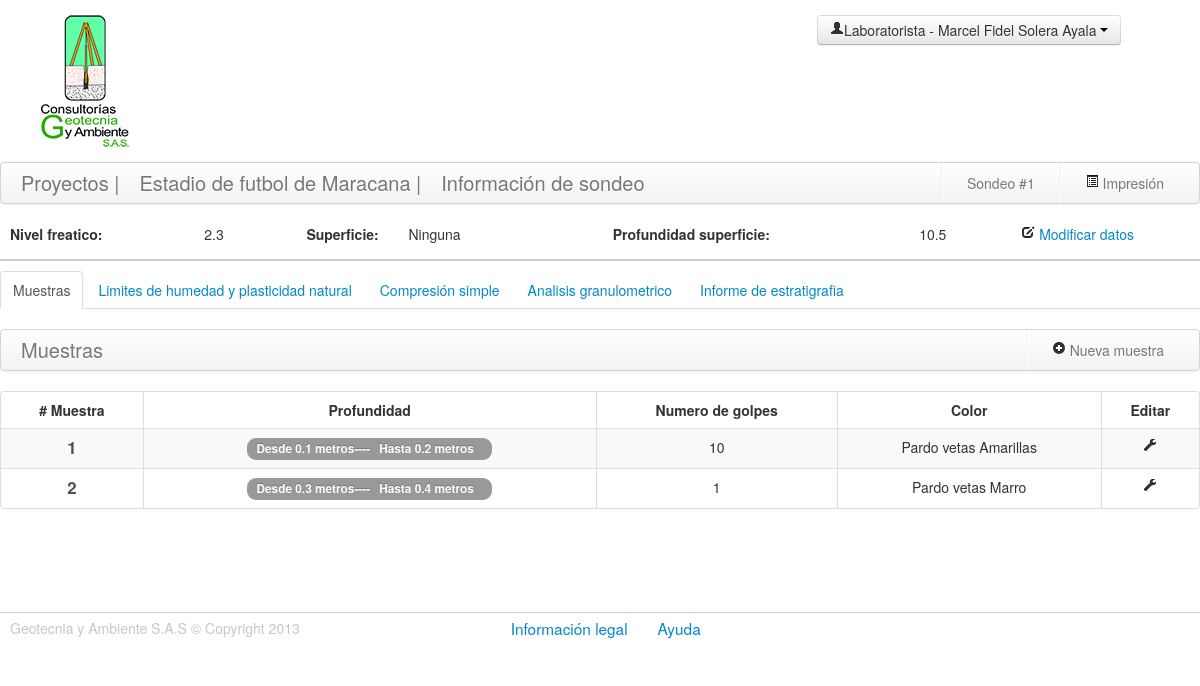
The page /muestras.php?idp=65&ids=1&numsondeo=1 (signed in) on the database its author committed.
### tables this page shows
CREATE TABLE IF NOT EXISTS `proyectos` (
  `id_proyecto` int(30) NOT NULL AUTO_INCREMENT COMMENT 'Id del proyecto\r\n',
  `codigo_proyecto` int(30) NOT NULL COMMENT 'Codigo unico de proyecto',
  `nombre_proyecto` varchar(200) DEFAULT NULL COMMENT 'Nombre del proyecto',
  `lugar` varchar(200) DEFAULT NULL COMMENT 'Lugar donde se realiza el proyecto\r\n',
  `contratista` varchar(100) DEFAULT NULL COMMENT 'Nombre del contratista\r\n',
  `fecha` date NOT NULL COMMENT 'Fecha del proyecto\r\n',
  `fk_id_autor` int(11) NOT NULL,
  `fk_id_responsable` int(19) NOT NULL,
  `estado` int(11) NOT NULL DEFAULT '1',
  PRIMARY KEY (`id_proyecto`),
  UNIQUE KEY `codigo_proyecto` (`codigo_proyecto`),
  KEY `fk_id_autor` (`fk_id_autor`),
  KEY `fk_id_responsable` (`fk_id_responsable`)
);

CREATE TABLE IF NOT EXISTS `sondeos` (
  `id_sondeo` int(11) NOT NULL AUTO_INCREMENT COMMENT 'id de sondeo\r\n',
  `nivel_freatico` float DEFAULT NULL COMMENT 'Nivel freatico del suelo',
  `profundidad_superficie` float DEFAULT NULL,
  `estado` int(11) NOT NULL,
  `fk_id_tipo_superficie` int(11) DEFAULT NULL,
  `fk_idproyecto` int(11) NOT NULL COMMENT 'llave foranea del id del proyecto\r\n',
  PRIMARY KEY (`id_sondeo`),
  KEY `fk_idproyecto` (`fk_idproyecto`),
  KEY `fk_id_tipo_superficie` (`fk_id_tipo_superficie`)
);

CREATE TABLE IF NOT EXISTS `tipo_superficie` (
  `id_tipo_superficie` int(11) NOT NULL AUTO_INCREMENT COMMENT 'Id tipo de superficie\r\n',
  `tipo_superficie` varchar(60) DEFAULT NULL,
  PRIMARY KEY (`id_tipo_superficie`),
  UNIQUE KEY `tipo_superficie` (`tipo_superficie`)
);

CREATE TABLE IF NOT EXISTS `muestras` (
  `id_muestra` int(30) NOT NULL AUTO_INCREMENT COMMENT 'Id de las muestras\r\n',
  `profundidad_inicial` float NOT NULL COMMENT 'Profundidad inicial de la muestra',
  `profundidad_final` float NOT NULL COMMENT 'Profundidad final de la muestra',
  `descripcion` varchar(200) NOT NULL COMMENT 'Descripcion de la muestra\r\n',
  `material_de_relleno` int(11) DEFAULT '0' COMMENT '0 sino es material de relleno o 1 si es material de relleno',
  `numero_golpes` varchar(200) NOT NULL,
  `estado` int(11) NOT NULL,
  `fk_idsondeo` int(11) NOT NULL COMMENT 'Llave foranea sondeo\r\n',
  PRIMARY KEY (`id_muestra`),
  KEY `fk_idsondeo` (`fk_idsondeo`)
);

### includes/proyectos.php (called while the page is built, shortened)
<?php
class proyectos extends DataBase {
    public function getDatosProyecto( $idp ) {
        $retorno = false;
        $sql = "SELECT
                      p.id_proyecto,
                      p.codigo_proyecto,
                      p.nombre_proyecto,
                      p.lugar,
                      p.contratista,
                      p.fecha,
                      p.fk_id_responsable,
                      r.Nombres as nombres_responsable,
                      r.apellidos as apellidos_responsable
                 FROM
                      proyectos p,usuarios r
                 where
                       p.fk_id_responsable=r.id_usuario and p.id_proyecto='".$this->real_escape_string($idp)."' and p.estado='1' LIMIT 1";
        $respuesta = $this -> query($sql);
        if ($respuesta) {
            $retorno = $respuesta -> fetch_object();
        }
        return $retorno;
    }
}
?>

### includes/sondeos.php (called while the page is built, shortened)
<?php
class sondeos extends DataBase {
	function getDatosSondeo($ids) {
		$retorno = false;
		$sql = "SELECT
								  `s`.`id_sondeo`,
								  `s`.`nivel_freatico`,
								  `s`.`profundidad_superficie`,
								  `s`.`estado`,
								  `s`.`fk_id_tipo_superficie`,
								   sup.`tipo_superficie`,
								  `s`.`fk_idproyecto`
						FROM 	`sondeos` `s`,`tipo_superficie` sup
 					  WHERE s.`fk_id_tipo_superficie`=sup.`id_tipo_superficie` LIMIT 1";
		$respuesta = $this->query($sql);
		if ( $respuesta ) {
			$retorno = $respuesta->fetch_object();
		}
		return $retorno;
	}
}
?>

### includes/muestras.php (called while the page is built, shortened)
<?php
class muestras extends DataBase {
	function getMuestrasSondeo($idSondeos) {
		$retorno = false;
		$sql = "SELECT * FROM muestras WHERE fk_idsondeo='" . $this -> real_escape_string($idSondeos) . "' AND estado='1' ORDER BY profundidad_inicial,profundidad_final DESC";
		$respuesta = $this -> query($sql);
		if ($respuesta) {
			$matriz = array();
			while ($fila = $respuesta -> fetch_object()) {
				$matriz[] = $fila;
			}
			$retorno = $matriz;
		}
		return $retorno;
	}
}
?>

### muestras.php (the view, shortened to what this page needs)
<?php
  require_once('includes/sondeos.php');
  require_once('includes/muestras.php');
  require_once('includes/proyectos.php');
  $data = $_SESSION['usuario'];
  $proyectosClass = new proyectos();
  $proyectos = $proyectosClass->getDatosProyecto($_GET['idp']);
  $sondeosClass = new sondeos();
  $datos_sondeo=$sondeosClass->getDatosSondeo($_GET['ids']);
  $muestras = new muestras();
  $muestrasSondeo = $muestras->getMuestrasSondeo($_GET['ids']);
  ?>
<!DOCTYPE html>
<html lang="es" class="no-js">
  <head>
    <link rel="stylesheet" href="assets/css/bootstrap.css">
    <link rel="stylesheet" href="assets/css/base.css">
    <link rel="stylesheet" href="assets/css/muestras.css">
  </head>
  <body>
    <div class="row-fluid header">
      <div class="span2">
        <figure class="logo"></figure>
      </div>
      <h3 class="span4 header-title"> </h3>
      <div class="btn-group span3 offset2 datos-perfil ">
        <a class="btn dropdown-toggle" data-toggle="dropdown" href="#">
        <span><i class="icon-user"></i><?php echo $data['tipo']." - ".$data['nombres']." ".$data['apellidos']; ?></span>
        <span class="caret"></span>
        </a>
      </div>
    </div>
    <div class="row-fluid cuerpo-proyectos">
      <div class="navbar">
        <div class="navbar-inner">
          <div class="container">
            <a class="brand" href="proyectos.php" data-toggle="tooltip" title="Click para ver todos los Proyectos">Proyectos |</a>
            <a class="brand" href="sondeos.php?idp=<?php echo $_GET['idp'] ?>" data-toggle="tooltip" title="Click para  ver los sondeos de este proyecto"> <?php echo $proyectos->nombre_proyecto; ?> |</a>
            <a class="brand" href="#" data-toggle="tooltip" title="Debajo puede ver la información del Sondeo">Información de sondeo</a>
            <ul class="nav pull-right">
              <li class="divider-vertical"></li>
              <li>
                <a href="#informe" role="button"  data-toggle="modal">
                <i  class="icon-list-alt"></i> Impresión
                </a>
              </li>
            </ul>
            <ul class="nav pull-right">
              <li class="divider-vertical"></li>
              <li>
                <a href="#">Sondeo #<?php echo $_GET['numsondeo'] ?></a>
              </li>
            </ul>
          </div>
        </div>
      </div>
      <div class="info_sondeos">
        <div class="row-fluid">
          <label for="nombre_proyecto_label" class="span2 title">Nivel freatico:</label>
          <label for="nombre_proyecto" class="span1"><?php echo $datos_sondeo->nivel_freatico; ?></label>
          <label for="codigo_proyecto_label" class="span1 title">Superficie:</label>
          <label for="codigo_proyecto" class="span2"><?php echo $datos_sondeo ->tipo_superficie; ?> </label>
          <label for="fecha_proyecto_label" class="span3 title">Profundidad superficie:</label>
          <label for="fecha_proyecto_label" class="span1"><?php echo $datos_sondeo ->profundidad_superficie; ?></label>
          <a href="#modificarsondeo" role="button" data-toggle="modal" class=" span2"> <i class="icon-edit"></i> Modificar datos</a>
        </div>
      </div>
      <ul id="myTab" class="nav nav-tabs">
        <li class="active">
          <a href="#Muestras" data-toggle="tab">Muestras</a>
        </li>
        <li>
          <a href="#Limites"  data-toggle="tab">Limites de humedad y plasticidad natural</a>
        </li>
        <li>
          <a href="#Compresion" data-toggle="tab">Compresión simple</a>
        </li>
        <li>
          <a href="#Granulometria" data-toggle="tab">Analisis granulometrico</a>
        </li>
        <li>
          <a href="#Informe" data-toggle="tab">Informe de estratigrafia</a>
        </li>
      </ul>
      <div id="myTabContent" class="tab-content">
        <div class="tab-pane fade in active" id="Muestras">
          <div class="navbar">
            <div class="navbar-inner">
              <div class="container">
                <a class="brand" href="#">Muestras</a>
                <ul class="nav pull-right">
                  <li class="divider-vertical"></li>
                  <li>
                    <a href="#nuevamuestra" role="button" data-toggle="modal">
                    <i class="icon-plus-sign"></i> Nueva muestra
                    </a>
                  </li>
                </ul>
              </div>
            </div>
          </div>
          <table class="table table-hover table-striped table-bordered" id='muestras'>
            <thead>
              <tr>
                <th># Muestra</th>
                <th>Profundidad</th>
                <th>Numero de golpes</th>
                <th>Color</th>
                <th>Editar</th>
              </tr>
            </thead>
            <tbody>
              <?php if( count($muestrasSondeo) > 0 ): ?>
              <?php $i = 1; ?>
              <?php foreach( $muestrasSondeo as $datoMuestra ): ?>
              <tr>
                <td ><span class="titulo-proyectos"><?php echo $i; ?></span></td>
                <td>
                  <span class="badge">Desde <span> <?php echo $datoMuestra->profundidad_inicial ?> metros</span>----<span class='badge' >Hasta <?php echo $datoMuestra->profundidad_final ?> metros</span>
                </td>
                <td><?php echo $datoMuestra->numero_golpes ?></td>
                <td><?php echo $datoMuestra->descripcion ?></td>
                <td>
                  <a rel='<?php echo $datoMuestra->id_muestra.",".$datoMuestra->profundidad_inicial.",".$datoMuestra->profundidad_final.",".$datoMuestra->descripcion.",".$datoMuestra->material_de_relleno.",".$datoMuestra->numero_golpes; ?>' id="<?php echo $datoMuestra->id_muestra ?>" class="modalMuestra" role="button" data-toggle="modal" href="#editarmuestra">
                  <i class='icon-wrench'></i>
                  </a>
                </td>
              </tr>
              <?php $i++; ?>
              <?php endforeach; ?>
              <?php else: ?>
              <td colspan="7">No hay datos que mostrar</td>
              <?php endif; ?>
            </tbody>
          </table>
        </div>
      </div>
    </div>
    <div class="row-fluid footer ">
      <footer class="span12">
        <p class="copiright span4" >Geotecnia y Ambiente S.A.S &copy; Copyright 2013</p>
        <p class="span6 offset1"><a href="#legal" role="button" data-toggle="modal" class="links-footer">Información legal</a><a href="#Ayuda" role="button" data-toggle="modal" class="links-footer">Ayuda</a>
        </p>
      </footer>
    </div>
  </body>
</html>

### assets/css/base.css (style rules this page uses)
.logo { background:url(../img/logo_geotecnia.png) no-repeat; height: 134px; width: 90px; transition:all 0.5s ease-in; }
.header { border-bottom: 1px solid #CCC }
.header-title { margin-top: 100px; font-family: 'Open Sans', sans-serif; font-weight: 500; }
.datos-perfil { margin-top: 15px; }
.copiright { color: #c7c7c7; padding-left: 10px; }
.footer { border-top: 1px solid #CCC; padding: 5px 0 0 0 ; }
a.links-footer { font-size: 1.1em; font-weight: 500; padding-right: 30px; transition:all 0.5s ease-in; }

### assets/css/muestras.css (style rules this page uses)
.header { border-bottom: none; }
.table td { text-align: center; }
.table th { text-align: center; }
.titulo-proyectos { font-weight:600; font-size: 1.2em; color: #505050; }
.cuerpo-proyectos { min-height:450px; }
.title { font-weight: bold; }
.info_sondeos label:first-child { padding-left: 10px; }
.info_sondeos { border-bottom: 2px solid #CCC; margin-bottom: 10px; }

### rows shown on the page
proyectos: nombre_proyecto "Estadio de futbol de Maracana"
sondeos: nivel_freatico "2.3", fk_id_tipo_superficie.tipo_superficie "Ninguna", profundidad_superficie "10.5"
muestras: profundidad_inicial "0.1", profundidad_final "0.2", numero_golpes "10", descripcion "Pardo vetas Amarillas"
muestras: profundidad_inicial "0.3", profundidad_final "0.4", numero_golpes "1", descripcion "Pardo vetas Marro"

### other values the page prints
$data['tipo'] "Laboratorista"
$data['nombres'] "Marcel Fidel"
$data['apellidos'] "Solera Ayala"
$_GET['numsondeo'] "1"
